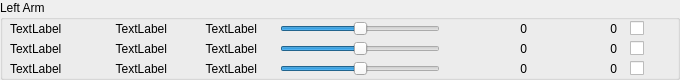
       <widget class="QGroupBox" name="groupBox_3">
        <property name="geometry">
         <rect>
          <x>20</x>
          <y>140</y>
          <width>680</width>
          <height>80</height>
         </rect>
        </property>
        <property name="title">
         <string>Left Arm</string>
        </property>
        <widget class="QLabel" name="jmax_6">
         <property name="geometry">
          <rect>
           <x>550</x>
           <y>60</y>
           <width>67</width>
           <height>17</height>
          </rect>
         </property>
         <property name="text">
          <string>0</string>
         </property>
         <property name="alignment">
          <set>Qt::AlignRight|Qt::AlignTrailing|Qt::AlignVCenter</set>
         </property>
        </widget>
        <widget class="QLabel" name="jstate_4">
         <property name="geometry">
          <rect>
           <x>100</x>
           <y>40</y>
           <width>67</width>
           <height>17</height>
          </rect>
         </property>
         <property name="text">
          <string>TextLabel</string>
         </property>
         <property name="alignment">
          <set>Qt::AlignRight|Qt::AlignTrailing|Qt::AlignVCenter</set>
         </property>
        </widget>
        <widget class="QSlider" name="jslider_4">
         <property name="geometry">
          <rect>
           <x>280</x>
           <y>40</y>
           <width>160</width>
           <height>17</height>
          </rect>
         </property>
         <property name="minimum">
          <number>-314</number>
         </property>
         <property name="maximum">
          <number>314</number>
         </property>
         <property name="orientation">
          <enum>Qt::Horizontal</enum>
         </property>
        </widget>
        <widget class="QLabel" name="jrawstate_6">
         <property name="geometry">
          <rect>
           <x>190</x>
           <y>60</y>
           <width>67</width>
           <height>17</height>
          </rect>
         </property>
         <property name="text">
          <string>TextLabel</string>
         </property>
         <property name="alignment">
          <set>Qt::AlignRight|Qt::AlignTrailing|Qt::AlignVCenter</set>
         </property>
        </widget>
        <widget class="QLabel" name="jmin_4">
         <property name="geometry">
          <rect>
           <x>460</x>
           <y>40</y>
           <width>67</width>
           <height>17</height>
          </rect>
         </property>
         <property name="text">
          <string>0</string>
         </property>
         <property name="alignment">
          <set>Qt::AlignRight|Qt::AlignTrailing|Qt::AlignVCenter</set>
         </property>
        </widget>
        <widget class="QLabel" name="jmin_2">
         <property name="geometry">
          <rect>
           <x>460</x>
           <y>20</y>
           <width>67</width>
           <height>17</height>
          </rect>
         </property>
         <property name="text">
          <string>0</string>
         </property>
         <property name="alignment">
          <set>Qt::AlignRight|Qt::AlignTrailing|Qt::AlignVCenter</set>
         </property>
        </widget>
        <widget class="QLabel" name="jmax_4">
         <property name="geometry">
          <rect>
           <x>550</x>
           <y>40</y>
           <width>67</width>
           <height>17</height>
          </rect>
         </property>
         <property name="text">
          <string>0</string>
         </property>
         <property name="alignment">
          <set>Qt::AlignRight|Qt::AlignTrailing|Qt::AlignVCenter</set>
         </property>
        </widget>
        <widget class="QLabel" name="jmin_6">
         <property name="geometry">
          <rect>
           <x>460</x>
           <y>60</y>
           <width>67</width>
           <height>17</height>
          </rect>
         </property>
         <property name="text">
          <string>0</string>
         </property>
         <property name="alignment">
          <set>Qt::AlignRight|Qt::AlignTrailing|Qt::AlignVCenter</set>
         </property>
        </widget>
        <widget class="QLabel" name="jrawstate_2">
         <property name="geometry">
          <rect>
           <x>190</x>
           <y>20</y>
           <width>67</width>
           <height>17</height>
          </rect>
         </property>
         <property name="text">
          <string>TextLabel</string>
         </property>
         <property name="alignment">
          <set>Qt::AlignRight|Qt::AlignTrailing|Qt::AlignVCenter</set>
         </property>
        </widget>
        <widget class="QSlider" name="jslider_6">
         <property name="geometry">
          <rect>
           <x>280</x>
           <y>60</y>
           <width>160</width>
           <height>17</height>
          </rect>
         </property>
         <property name="minimum">
          <number>-314</number>
         </property>
         <property name="maximum">
          <number>314</number>
         </property>
         <property name="orientation">
          <enum>Qt::Horizontal</enum>
         </property>
        </widget>
        <widget class="QSlider" name="jslider_2">
         <property name="geometry">
          <rect>
           <x>280</x>
           <y>20</y>
           <width>160</width>
           <height>17</height>
          </rect>
         </property>
         <property name="minimum">
          <number>-314</number>
         </property>
         <property name="maximum">
          <number>314</number>
         </property>
         <property name="orientation">
          <enum>Qt::Horizontal</enum>
         </property>
        </widget>
        <widget class="QLabel" name="jstate_2">
         <property name="geometry">
          <rect>
           <x>100</x>
           <y>20</y>
           <width>67</width>
           <height>17</height>
          </rect>
         </property>
         <property name="text">
          <string>TextLabel</string>
         </property>
         <property name="alignment">
          <set>Qt::AlignRight|Qt::AlignTrailing|Qt::AlignVCenter</set>
         </property>
        </widget>
        <widget class="QLabel" name="jname_6">
         <property name="geometry">
          <rect>
           <x>10</x>
           <y>60</y>
           <width>67</width>
           <height>17</height>
          </rect>
         </property>
         <property name="text">
          <string>TextLabel</string>
         </property>
         <property name="alignment">
          <set>Qt::AlignJustify|Qt::AlignVCenter</set>
         </property>
        </widget>
        <widget class="QLabel" name="jname_4">
         <property name="geometry">
          <rect>
           <x>10</x>
           <y>40</y>
           <width>67</width>
           <height>17</height>
          </rect>
         </property>
         <property name="text">
          <string>TextLabel</string>
         </property>
         <property name="alignment">
          <set>Qt::AlignJustify|Qt::AlignVCenter</set>
         </property>
        </widget>
        <widget class="QLabel" name="jstate_6">
         <property name="geometry">
          <rect>
           <x>100</x>
           <y>60</y>
           <width>67</width>
           <height>17</height>
          </rect>
         </property>
         <property name="text">
          <string>TextLabel</string>
         </property>
         <property name="alignment">
          <set>Qt::AlignRight|Qt::AlignTrailing|Qt::AlignVCenter</set>
         </property>
        </widget>
        <widget class="QLabel" name="jname_2">
         <property name="geometry">
          <rect>
           <x>10</x>
           <y>20</y>
           <width>67</width>
           <height>17</height>
          </rect>
         </property>
         <property name="text">
          <string>TextLabel</string>
         </property>
         <property name="alignment">
          <set>Qt::AlignJustify|Qt::AlignVCenter</set>
         </property>
        </widget>
        <widget class="QLabel" name="jmax_2">
         <property name="geometry">
          <rect>
           <x>550</x>
           <y>20</y>
           <width>67</width>
           <height>17</height>
          </rect>
         </property>
         <property name="text">
          <string>0</string>
         </property>
         <property name="alignment">
          <set>Qt::AlignRight|Qt::AlignTrailing|Qt::AlignVCenter</set>
         </property>
        </widget>
        <widget class="QLabel" name="jrawstate_4">
         <property name="geometry">
          <rect>
           <x>190</x>
           <y>40</y>
           <width>67</width>
           <height>17</height>
          </rect>
         </property>
         <property name="text">
          <string>TextLabel</string>
         </property>
         <property name="alignment">
          <set>Qt::AlignRight|Qt::AlignTrailing|Qt::AlignVCenter</set>
         </property>
        </widget>
        <widget class="QCheckBox" name="torque_2">
         <property name="geometry">
          <rect>
           <x>630</x>
           <y>20</y>
           <width>31</width>
           <height>17</height>
          </rect>
         </property>
         <property name="text">
          <string/>
         </property>
        </widget>
        <widget class="QCheckBox" name="torque_4">
         <property name="geometry">
          <rect>
           <x>630</x>
           <y>40</y>
           <width>31</width>
           <height>17</height>
          </rect>
         </property>
         <property name="text">
          <string/>
         </property>
        </widget>
        <widget class="QCheckBox" name="torque_6">
         <property name="geometry">
          <rect>
           <x>630</x>
           <y>60</y>
           <width>31</width>
           <height>17</height>
          </rect>
         </property>
         <property name="text">
          <string/>
         </property>
        </widget>
       </widget>
